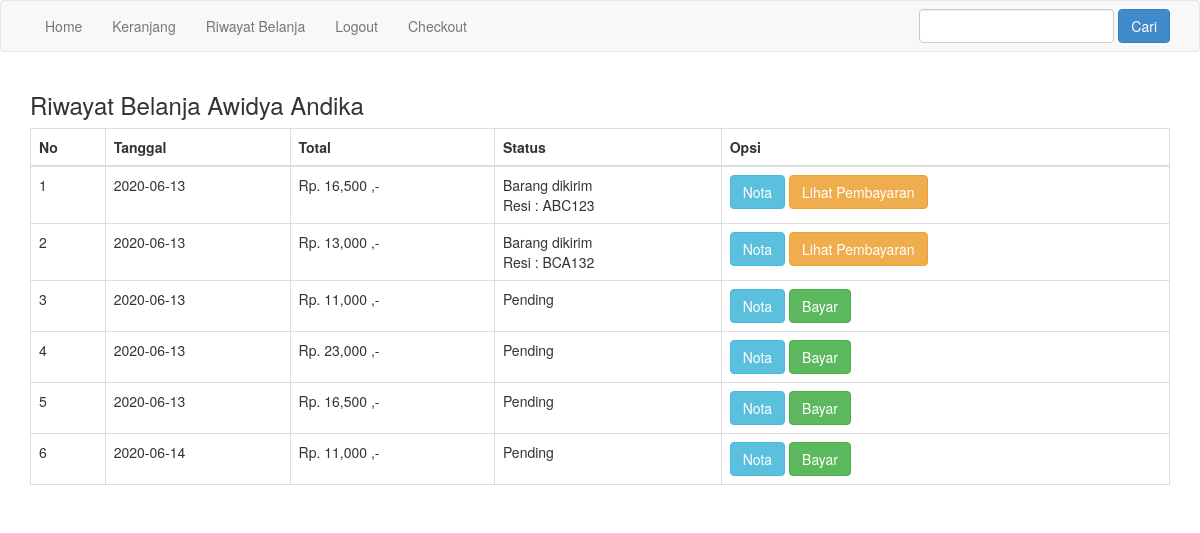
Page /riwayat.php (signed in) on the committed database.
### tables this page shows
CREATE TABLE `pembelian` (
  `id_pembelian` int(11) NOT NULL,
  `id_pelanggan` int(11) NOT NULL,
  `id_ongkir` int(11) NOT NULL,
  `tanggal_pembelian` date NOT NULL,
  `total_pembelian` int(11) NOT NULL,
  `nama_kota` varchar(100) NOT NULL,
  `tarif` int(11) NOT NULL,
  `alamat_pengiriman` text NOT NULL,
  `resi_pengiriman` varchar(50) NOT NULL,
  `status_pembelian` varchar(100) NOT NULL DEFAULT 'Pending'
);

### riwayat.php (the view, shortened to what this page needs)
<?php
    include 'koneksi.php';
?>
<!DOCTYPE html>
<html>
<head>
	<link rel="stylesheet" type="text/css" href="admin/assets/css/bootstrap.css">
</head>
<body>
	<?php include 'menu.php'; ?>
	<section class="riwayat">
		<div class="container">
			<h3>Riwayat Belanja <?php echo $_SESSION['pelanggan']['nama_pelanggan']; ?></h3>
			<table class="table table-bordered">
				<thead>
					<tr>
						<th>No</th>
						<th>Tanggal</th>
						<th>Total</th>
						<th>Status</th>
						<th>Opsi</th>
					</tr>
				</thead>
				<tbody>
					<?php
						$nomor = 1;
						$id_pelanggan = $_SESSION['pelanggan']['id_pelanggan'];
						$query = $koneksi->query("SELECT * FROM pembelian WHERE id_pelanggan = '$id_pelanggan'");
						while($data = $query->fetch_assoc()){
					?>
					<tr>
						<td><?php echo $nomor; ?></td>
						<td><?php echo $data['tanggal_pembelian']; ?></td>
						<td>Rp. <?php echo number_format($data['total_pembelian']); ?> ,-</td>
						<td>
							<?php echo $data['status_pembelian']; ?>
							<br>
							<?php if(!empty($data['resi_pengiriman'])) : ?>
							Resi : <?php echo $data['resi_pengiriman']; ?>
							<?php endif ?>
						</td>
						<td>
							<a href="nota.php?id=<?php echo $data['id_pembelian']; ?>" class="btn btn-info">Nota</a>
							<?php if($data['status_pembelian']=='Pending') : ?>
							<a href="pembayaran.php?id=<?php echo $data['id_pembelian']; ?>" class="btn btn-success">Bayar</a>
							<?php else: ?>
							<a href="lihat-pembayaran.php?id=<?php echo $data['id_pembelian']; ?>" class="btn btn-warning">Lihat Pembayaran</a>
							<?php endif ?>
						</td>
					</tr>
					<?php
						$nomor++;
						}
					?>
				</tbody>
			</table>
		</div>
	</section>
</body>
</html>

### rows in the picture
pembelian: tanggal_pembelian "2020-06-13", total_pembelian "16,500", status_pembelian "Barang dikirim", resi_pengiriman "ABC123"
pembelian: tanggal_pembelian "2020-06-13", total_pembelian "13,000", status_pembelian "Barang dikirim", resi_pengiriman "BCA132"
pembelian: tanggal_pembelian "2020-06-13", total_pembelian "11,000", status_pembelian "Pending"
pembelian: tanggal_pembelian "2020-06-13", total_pembelian "23,000", status_pembelian "Pending"
pembelian: tanggal_pembelian "2020-06-13", total_pembelian "16,500", status_pembelian "Pending"
pembelian: tanggal_pembelian "2020-06-14", total_pembelian "11,000", status_pembelian "Pending"

### other values in the picture
$_SESSION['pelanggan']['nama_pelanggan'] "Awidya Andika"
